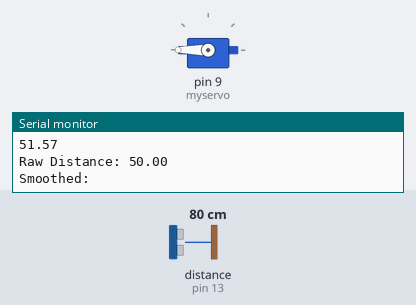
Bench run of a sketch on a simulated Arduino Uno, built with avr-gcc and run on an emulated ATmega328P. On the bench: servo, the last lines printed to the serial monitor. The test bench sets the inputs (shaded band); at power-on: distance to the obstacle (sensor on pin 13) 80 cm. The echo pulse lasts 58.3 µs per cm.

Above: at 1.2 s.
1.3 s: distance to the obstacle (sensor on pin 13) set to 4 cm
At 3.5 s:
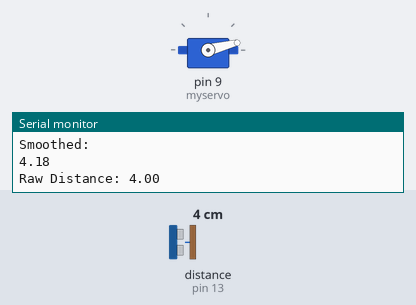
4.3 s: distance to the obstacle (sensor on pin 13) set to 18 cm
At 6.1 s:
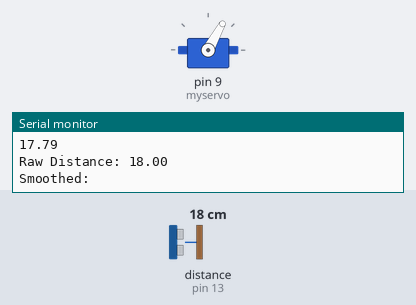
7.3 s: distance to the obstacle (sensor on pin 13) set to 2 cm
At 7.59 s:
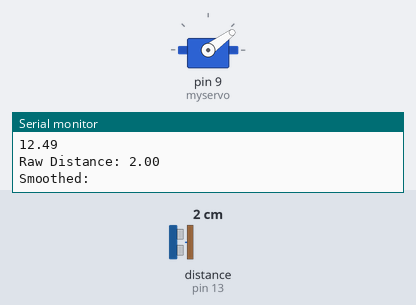
10.3 s: distance to the obstacle (sensor on pin 13) set to 60 cm
At 11.39 s:
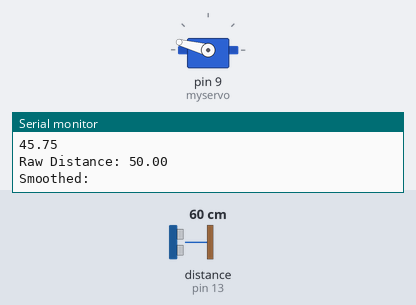
Timing chart, 0 to 13.4 s (numbered marks = the images above; inputs shaded):
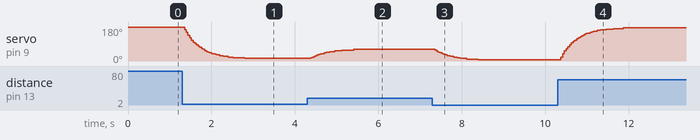

The sketch:

ShyGuy.ino
```cpp
/*
 * ShyGuy
 * Author: Elisa Lupin-Jimenez
 * Based off of UltrasonicServoTest.ino
 * Referenced ChatGPT to generate smoothing solution for servo
 */

#include <Servo.h>
#include <Ultrasonic.h>

/*
 * Pass as a parameter the trigger and echo pin
 */

Ultrasonic ultrasonic(12, 13);
Servo myservo;  // Create servo object to control a servo

float distance;
float rawDistance;
int val;

// Referencing ChatGPT smoothing solution
// Smoothing factor (0.0 - 1.0), lower = smoother
const float alpha = 0.1;  // e.g. 0.1 = heavy smoothing

void setup() {
  myservo.attach(9);  // Attaches the servo on pin 9 to the servo object
  Serial.begin(9600);

  // Initialize smoothed distance to first reading
  rawDistance = ultrasonic.read();
  distance = rawDistance;
}

void loop() {
  // Read new raw distance
  rawDistance = ultrasonic.read();

  // Constrain the reading to a 50 cm maximum
  if (rawDistance > 50) {
    rawDistance = 50;
  }

  // Exponential moving average smoothing (from ChatGPT)
  distance = alpha * rawDistance + (1 - alpha) * distance;

  // Print smoothed and raw distances in cm
  Serial.print("Raw Distance: ");
  Serial.println(rawDistance);
  Serial.println("Smoothed: ");
  Serial.println(distance);

  // Scaled for use with the servo (value between 0 and 180)
  val = map(distance, 0, 50, 0, 180);

  // Sets the servo position according to the scaled value
  myservo.write(val);
}
```

Measured:
- after the input at 1.3 s, servo on pin 9 (myservo): moves from 180° to 14° over 1.4 s, starting after 0.06 s
- after the input at 4.3 s, servo on pin 9 (myservo): moves from 14° to 61° over 1.0 s, starting after 0.08 s
- after the input at 7.3 s, servo on pin 9 (myservo): moves from 61° to 7° over 1.0 s, starting after 0.07 s
- after the input at 10.3 s, servo on pin 9 (myservo): moves from 7° to 176° over 1.5 s, starting after 0.08 s
